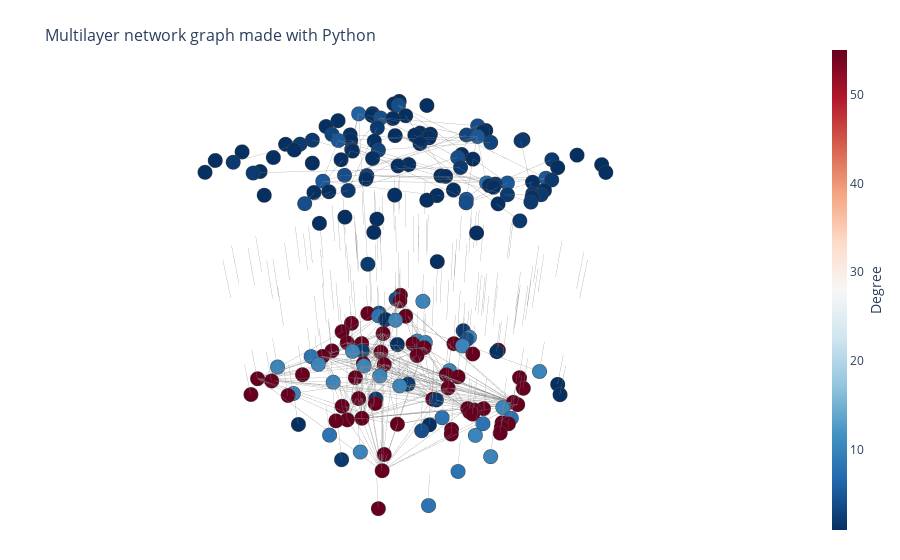

Write notebook code for a chart like this one.
### Code cell
t.visualization('acm')

### Figure 1 — Plotly figure (JSON) as saved in the notebook; plotly's stock layout.template omitted (floating-point values rounded to 4 significant figures; data arrays with more than 128 entries replaced by an {"elided": "..."} marker saying what was removed)
{"data": [{"hoverinfo": "none", "line": {"color": "#888", "width": 0.5}, "mode": "lines", "type": "scatter3d", "x": {"elided": "1065 float values"}, "y": {"elided": "1065 float values"}, "z": {"elided": "1065 int values"}}, {"hoverinfo": "text", "marker": {"color": {"elided": "200 int values"}, "colorbar": {"thickness": 15, "title": {"side": "right", "text": "Degree"}, "xanchor": "left"}, "colorscale": [[0, "rgb(103,0,31)"], [0.1, "rgb(178,24,43)"], [0.2, "rgb(214,96,77)"], [0.3, "rgb(244,165,130)"], [0.4, "rgb(253,219,199)"], [0.5, "rgb(247,247,247)"], [0.6, "rgb(209,229,240)"], [0.7, "rgb(146,197,222)"], [0.8, "rgb(67,147,195)"], [0.9, "rgb(33,102,172)"], [1, "rgb(5,48,97)"]], "line": {"width": 2}, "reversescale": true, "showscale": true, "size": 5}, "mode": "markers", "text": {"elided": "200 str values"}, "type": "scatter3d", "x": {"elided": "200 float values"}, "y": {"elided": "200 float values"}, "z": {"elided": "200 int values"}}, {"hoverinfo": "none", "line": {"color": "#888", "dash": "dot", "width": 0.5}, "mode": "lines", "type": "scatter3d", "x": {"elided": "300 float values"}, "y": {"elided": "300 float values"}, "z": {"elided": "300 int values"}}], "layout": {"annotations": [{"showarrow": false, "text": " ", "x": 0.005, "xref": "paper", "y": -0.002, "yref": "paper"}], "hovermode": "closest", "margin": {"b": 20, "l": 5, "r": 5, "t": 40}, "scene": {"xaxis": {"visible": false}, "yaxis": {"visible": false}, "zaxis": {"visible": false}}, "showlegend": false, "title": {"font": {"size": 16}, "text": "<br>Multilayer network graph made with Python"}, "xaxis": {"showgrid": false, "showticklabels": false, "zeroline": false}, "yaxis": {"showgrid": false, "showticklabels": false, "zeroline": false}}}
